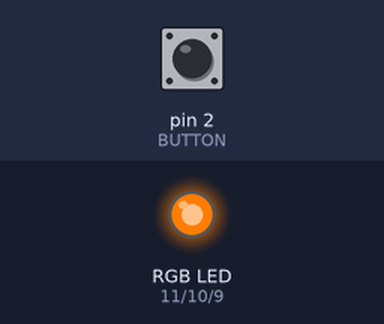
The sketch below on a simulated Arduino Uno, built with avr-gcc and run on an emulated ATmega328P. Shown: an RGB LED mixed from three pins (HIGH = lit). Inputs (shaded band) come from the test bench; at power-on: pin 2 (BUTTON) HIGH.

Above: at 1.25 s.
1.3 s: pin 2 (BUTTON) pulled LOW for 0.15 s
2.9 s: pin 2 (BUTTON) pulled LOW for 1 s
At 3.35 s:
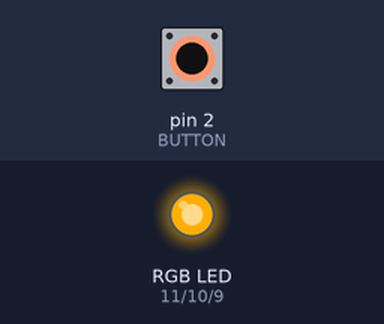
At 6.97 s:
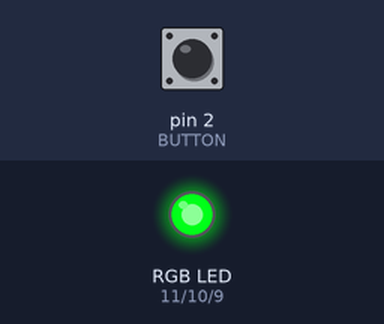
Timing chart, 0 to 21.2 s (numbered marks = the images above; inputs shaded):
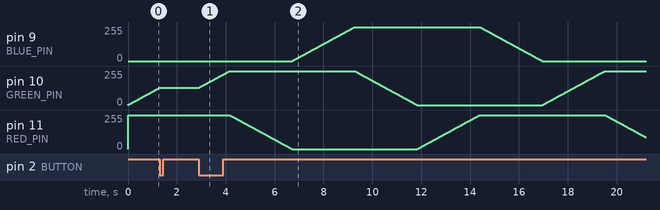

Measured:
- after the input at 1.3 s, pin 10 (GREEN_PIN): stays 130/255 (without the input it goes to 131/255 after 0.01 s); pin 11 (RED_PIN): stays 255/255 (without the input it goes to 254/255 after 1.3 s)
- after the input at 2.9 s, pin 9 (BLUE_PIN): rises from 0/255 to 255/255 in 2.6 s, then falls to 0/255 in 7.7 s

The sketch:

p019-mood-lamp.ino
```cpp
// Project 19: Mood Lamp
// Drifts slowly around the color wheel. Press the button to
// hold the color you like. Press again to let it drift.

const int RED_PIN = 11;
const int GREEN_PIN = 10;
const int BLUE_PIN = 9;
const int BUTTON = 2;
const int STEP_TIME = 10;     // ms per step: bigger is slower

int red = 255;                // the color showing right now
int green = 0;
int blue = 0;

bool holding = false;         // true while frozen
bool wasPressed = false;

void setColor(int r, int g, int b) {
  analogWrite(RED_PIN, r);
  analogWrite(GREEN_PIN, g);
  analogWrite(BLUE_PIN, b);
}

// Move one step from now toward target. Gives the new value.
int stepToward(int now, int target) {
  if (now < target) {
    return now + 1;
  }
  if (now > target) {
    return now - 1;
  }
  return now;
}

// Each new press flips holding on or off.
void checkButton() {
  bool pressed = (digitalRead(BUTTON) == LOW);
  if (pressed && !wasPressed) {
    holding = !holding;
  }
  wasPressed = pressed;
}

// Glide from the current color to a new one.
void fadeTo(int r, int g, int b) {
  while (red != r || green != g || blue != b) {
    checkButton();
    if (!holding) {
      red = stepToward(red, r);
      green = stepToward(green, g);
      blue = stepToward(blue, b);
      setColor(red, green, blue);
    }
    delay(STEP_TIME);
  }
}

void setup() {
  pinMode(RED_PIN, OUTPUT);
  pinMode(GREEN_PIN, OUTPUT);
  pinMode(BLUE_PIN, OUTPUT);
  pinMode(BUTTON, INPUT_PULLUP);
  setColor(red, green, blue);
}

void loop() {
  fadeTo(255, 255, 0);        // to yellow
  fadeTo(0, 255, 0);          // to green
  fadeTo(0, 255, 255);        // to cyan
  fadeTo(0, 0, 255);          // to blue
  fadeTo(255, 0, 255);        // to magenta
  fadeTo(255, 0, 0);          // back to red
}
```
